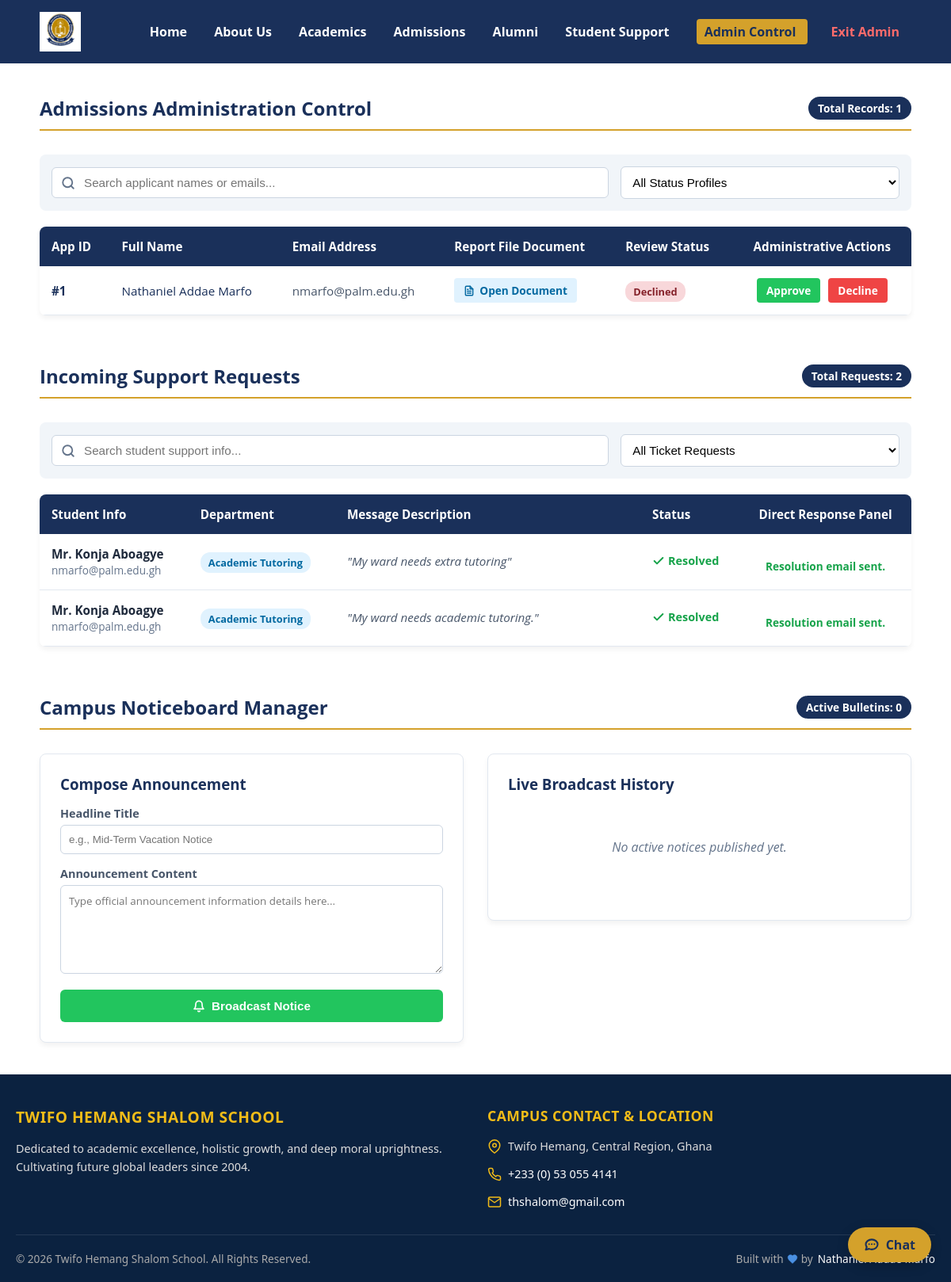
The app's page /admin/dashboard (signed in), older data.
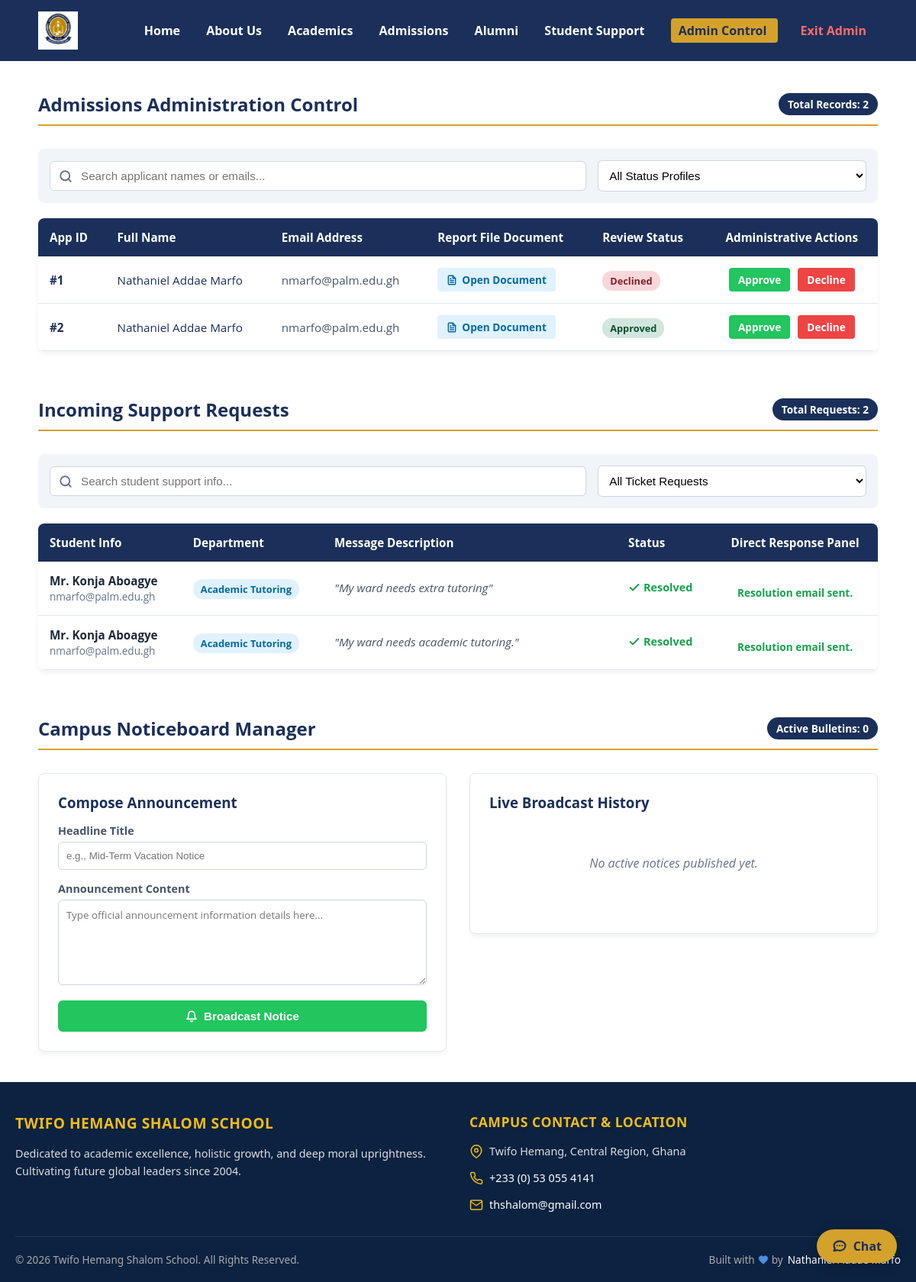
The same page, newer data.
### app.py (models this page shows)
class Application(db.Model):
    id = db.Column(db.Integer, primary_key=True)
    first_name = db.Column(db.String(50), nullable=False)
    last_name = db.Column(db.String(50), nullable=False)
    email = db.Column(db.String(100), nullable=False)
    document_file = db.Column(db.String(200), nullable=True)
    status = db.Column(db.String(20), default='Pending')

class SupportRequest(db.Model):
    id = db.Column(db.Integer, primary_key=True)
    student_name = db.Column(db.String(100), nullable=False)
    student_email = db.Column(db.String(100), nullable=False)
    service_type = db.Column(db.String(50), nullable=False)
    message = db.Column(db.Text, nullable=False)
    status = db.Column(db.String(20), default='Pending')

### app.py (the view)
@app.route('/admin/dashboard')
def admin_dashboard():
    if not session.get('is_admin'):
        return redirect(url_for('admin_login'))
    all_applications = Application.query.all()
    all_support_requests = SupportRequest.query.all()
    all_posts = NewsPost.query.order_by(NewsPost.id.desc()).all()
    return render_template('admin_dashboard.html', applications=all_applications, support_requests=all_support_requests, posts=all_posts)

### templates/admin_dashboard.html (shortened to what this page needs)
{% extends 'base.html' %}
{% block content %}
<section style="padding: 40px; max-width: 1100px; margin: 0 auto;">
    <div style="display: flex; justify-content: space-between; align-items: center; border-bottom: 2px solid var(--color-gold); padding-bottom: 10px; margin-bottom: 30px;">
        <h2 style="color: var(--color-blue); margin: 0;">Admissions Administration Control</h2>
        <span style="background: var(--color-blue); color: white; padding: 5px 12px; border-radius: 20px; font-size: 0.85rem; font-weight: bold;">
            Total Records: {{ applications|length }}
        </span>
    </div>
    <div style="display: flex; gap: 15px; margin-bottom: 20px; background: #f1f5f9; padding: 15px; border-radius: 8px; align-items: center;">
        <div style="flex: 2; position: relative; display: flex; align-items: center;">
            <svg xmlns="http://www.w3.org/2000/svg" width="18" height="18" viewBox="0 0 24 24" fill="none" stroke="#64748b" stroke-width="2.5" stroke-linecap="round" stroke-linejoin="round" style="position: absolute; left: 12px;">
                <circle cx="11" cy="11" r="8"></circle>
                <line x1="21" y1="21" x2="16.65" y2="16.65"></line>
            </svg>
            <input type="text" id="admissionsSearchInput" onkeyup="filterAdmissionsTable()" placeholder="Search applicant names or emails..."
                   style="width: 100%; padding: 10px 10px 10px 40px; border: 1px solid #cbd5e1; border-radius: 6px; box-sizing: border-box; font-size: 0.95rem;">
        </div>
        <div style="flex: 1;">
            <select id="admissionsStatusFilter" onchange="filterAdmissionsTable()"
                    style="width: 100%; padding: 10px; border: 1px solid #cbd5e1; border-radius: 6px; background-color: white; font-size: 0.95rem; height: 41px;">
                <option value="ALL">All Status Profiles</option>
            </select>
        </div>
    </div>
    {% if applications|length == 0 %}
    <p style="text-align: center; color: #666; padding: 40px; border: 1px dashed #ccc; border-radius: 6px; margin-bottom: 50px;">
        No registration application requests have been logged inside the database store yet.
    </p>
    {% else %}
    <div style="overflow-x: auto; box-shadow: 0 4px 6px rgba(0,0,0,0.05); border-radius: 8px; margin-bottom: 60px;">
        <table style="width: 100%; border-collapse: collapse; text-align: left; background: white; font-size: 0.95rem;">
            <thead>
                <tr style="background-color: var(--color-blue); color: white;">
                    <th style="padding: 15px;">App ID</th>
                    <th style="padding: 15px;">Full Name</th>
                    <th style="padding: 15px;">Email Address</th>
                    <th style="padding: 15px;">Report File Document</th>
                    <th style="padding: 15px;">Review Status</th>
                    <th style="padding: 15px; text-align: center;">Administrative Actions</th>
                </tr>
            </thead>
            <tbody id="admissionsTableBody">
                {% for app in applications %}
                <tr style="border-bottom: 1px solid #e2e8f0; transition: background 0.2s;" onmouseover="this.style.backgroundColor='#f8fafc'" onmouseout="this.style.backgroundColor='transparent'">
                    <td style="padding: 15px; font-weight: bold;">#{{ app.id }}</td>
                    <td style="padding: 15px;">{{ app.first_name }} {{ app.last_name }}</td>
                    <td style="padding: 15px; color: #475569;">{{ app.email }}</td>
                    <td style="padding: 15px;">
                        {% if app.document_file %}
                            <a href="{{ url_for('static', filename='uploads/' ~ app.document_file) }}"
                               target="_blank" download
                                style="text-decoration: none; color: #0369a1; background: #e0f2fe; padding: 6px 12px; border-radius: 4px; font-size: 0.85rem; font-weight: bold; display: inline-flex; align-items: center; gap: 6px;">
                                Open Document
                            </a>
                        {% else %}
                            <span style="color: #94a3b8; font-style: italic; font-size: 0.85rem;">No attachment</span>
                        {% endif %}
                    </td>
                    <td style="padding: 15px;">
                        {% if app.status == 'Pending' %}
                            <span style="background: #fef3c7; color: #d97706; padding: 4px 10px; border-radius: 12px; font-weight: bold; font-size: 0.8rem;">Pending</span>
                        {% elif app.status == 'Approved' %}
                            <span style="background: #d1e7dd; color: #0f5132; padding: 4px 10px; border-radius: 12px; font-weight: bold; font-size: 0.8rem;">Approved</span>
                        {% else %}
                            <span style="background: #f8d7da; color: #842029; padding: 4px 10px; border-radius: 12px; font-weight: bold; font-size: 0.8rem;">Declined</span>
                        {% endif %}
                    </td>
                    <td style="padding: 15px; text-align: center; display: flex; gap: 10px; justify-content: center;">
                        <a href="/admin/update_status/{{ app.id }}/Approved" style="text-decoration: none; color: white; background: #22c55e; padding: 6px 12px; border-radius: 4px; font-size: 0.85rem; font-weight: bold;">Approve</a>
                        <a href="/admin/update_status/{{ app.id }}/Declined" style="text-decoration: none; color: white; background: #ef4444; padding: 6px 12px; border-radius: 4px; font-size: 0.85rem; font-weight: bold;">Decline</a>
                    </td>
                </tr>
                {% endfor %}
            </tbody>
        </table>
    </div>
    {% endif %}
    <div style="display: flex; justify-content: space-between; align-items: center; border-bottom: 2px solid var(--color-gold); padding-bottom: 10px; margin-bottom: 30px;">
        <h2 style="color: var(--color-blue); margin: 0;">Incoming Support Requests</h2>
        <span style="background: var(--color-blue); color: white; padding: 5px 12px; border-radius: 20px; font-size: 0.85rem; font-weight: bold;">
            Total Requests: {{ support_requests|length }}
        </span>
    </div>
    <div style="display: flex; gap: 15px; margin-bottom: 20px; background: #f1f5f9; padding: 15px; border-radius: 8px; align-items: center;">
        <div style="flex: 2; position: relative; display: flex; align-items: center;">
            <svg xmlns="http://www.w3.org/2000/svg" width="18" height="18" viewBox="0 0 24 24" fill="none" stroke="#64748b" stroke-width="2.5" stroke-linecap="round" stroke-linejoin="round" style="position: absolute; left: 12px;">
                <circle cx="11" cy="11" r="8"></circle>
                <line x1="21" y1="21" x2="16.65" y2="16.65"></line>
            </svg>
            <input type="text" id="supportSearchInput" onkeyup="filterSupportTable()" placeholder="Search student support info..."
                   style="width: 100%; padding: 10px; border: 1px solid #cbd5e1; border-radius: 6px; box-sizing: border-box; padding-left: 40px; font-size: 0.95rem;">
        </div>
        <div style="flex: 1;">
            <select id="supportStatusFilter" onchange="filterSupportTable()"
                    style="width: 100%; padding: 10px; border: 1px solid #cbd5e1; border-radius: 6px; background-color: white; font-size: 0.95rem; height: 41px;">
                <option value="ALL">All Ticket Requests</option>
            </select>
        </div>
    </div>
    {% if support_requests|length == 0 %}
    <p style="text-align: center; color: #666; padding: 40px; border: 1px dashed #ccc; border-radius: 6px; margin-bottom: 50px;">
        No help requests have been logged inside the database store yet.
    </p>
    {% else %}
    <div style="overflow-x: auto; box-shadow: 0 4px 6px rgba(0,0,0,0.05); border-radius: 8px; margin-bottom: 60px;">
        <table style="width: 100%; border-collapse: collapse; text-align: left; background: white; font-size: 0.95rem;">
            <thead>
                <tr style="background-color: var(--color-blue); color: white;">
                    <th style="padding: 15px;">Student Info</th>
                    <th style="padding: 15px;">Department</th>
                    <th style="padding: 15px; width: 35%;">Message Description</th>
                    <th style="padding: 15px;">Status</th>
                    <th style="padding: 15px; text-align: center;">Direct Response Panel</th>
                </tr>
            </thead>
            <tbody id="supportTableBody">
                {% for req in support_requests %}
                <tr style="border-bottom: 1px solid #e2e8f0; transition: background 0.2s;" onmouseover="this.style.backgroundColor='#f8fafc'" onmouseout="this.style.backgroundColor='transparent'">
                    <td style="padding: 15px;">
                        <strong style="color: #1e293b;">{{ req.student_name }}</strong><br>
                        <span style="color: #64748b; font-size: 0.85rem;">{{ req.student_email }}</span>
                    </td>
                    <td style="padding: 15px;">
                        <span style="background: #e0f2fe; color: #0369a1; padding: 4px 10px; border-radius: 12px; font-size: 0.8rem; font-weight: bold;">{{ req.service_type }}</span>
                    </td>
                    <td style="padding: 15px; color: #475569; font-style: italic; line-height: 1.4;">"{{ req.message }}"</td>
                    <td style="padding: 15px; font-weight: bold;">
                        {% if req.status == 'Resolved' %}
                            <span style="color: #16a34a; font-size: 0.9rem; display: inline-flex; align-items: center; gap: 4px;">
                                <svg xmlns="http://www.w3.org/2000/svg" width="16" height="16" viewBox="0 0 24 24" fill="none" stroke="currentColor" stroke-width="3" stroke-linecap="round" stroke-linejoin="round"><polyline points="20 6 9 17 4 12"></polyline></svg>
                                Resolved
                            </span>
                        {% endif %}
                    </td>
                    <td style="padding: 15px;">
                        {% if req.status == 'Pending' %}
                            <form action="{{ url_for('reply_support', request_id=req.id) }}" method="POST" style="display: flex; flex-direction: column; gap: 8px;">
                                <textarea name="admin_reply" placeholder="Type instructions here..." required style="width: 100%; border: 1px solid #cbd5e1; border-radius: 6px; padding: 8px; font-size: 0.85rem; font-family: inherit; resize: vertical; box-sizing: border-box;"></textarea>
                                <button type="submit" style="background: var(--color-blue); color: white; border: none; padding: 6px 12px; font-size: 0.8rem; border-radius: 4px; font-weight: bold; align-self: flex-end; cursor: pointer; display: inline-flex; align-items: center; gap: 6px;">
                                    <svg xmlns="http://www.w3.org/2000/svg" width="12" height="12" viewBox="0 0 24 24" fill="none" stroke="currentColor" stroke-width="2.5" stroke-linecap="round" stroke-linejoin="round"><path d="M4 4h16c1.1 0 2 .9 2 2v12c0 1.1-.9 2-2 2H4c-1.1 0-2-.9-2-2V6c0-1.1.9-2 2-2z"></path><polyline points="22,6 12,13 2,6"></polyline></svg>
                                    Send Reply
                                </button>
                            </form>
                        {% else %}
                            <div style="text-align: center; color: #16a34a; font-size: 0.85rem; font-weight: bold; padding-top: 10px;">Resolution email sent.</div>
                        {% endif %}
                    </td>
                </tr>
                {% endfor %}
            </tbody>
        </table>
    </div>
    {% endif %}
    <div style="display: flex; justify-content: space-between; align-items: center; border-bottom: 2px solid var(--color-gold); padding-bottom: 10px; margin-top: 50px; margin-bottom: 30px;">
        <h2 style="color: var(--color-blue); margin: 0;">Campus Noticeboard Manager</h2>
        <span style="background: var(--color-blue); color: white; padding: 5px 12px; border-radius: 20px; font-size: 0.85rem; font-weight: bold;">Active Bulletins: {{ posts|length }}</span>
    </div>
    <div style="display: grid; grid-template-columns: 1fr 1fr; gap: 30px; align-items: start;">
        <form action="{{ url_for('add_news') }}" method="POST" style="background: white; padding: 25px; border-radius: 8px; box-shadow: 0 4px 6px rgba(0,0,0,0.05); border: 1px solid #e2e8f0;">
            <h3 style="color: var(--color-blue); margin-top:0; margin-bottom: 15px;">Compose Announcement</h3>
            <div style="margin-bottom: 15px;">
                <label style="display:block; margin-bottom: 5px; font-weight:bold; color: #475569; font-size: 0.9rem;">Headline Title</label>
                <input type="text" name="title" placeholder="e.g., Mid-Term Vacation Notice" required style="width:100%; padding:10px; border:1px solid #cbd5e1; border-radius:6px; box-sizing:border-box;">
            </div>
            <div style="margin-bottom: 15px;">
                <label style="display:block; margin-bottom: 5px; font-weight:bold; color: #475569; font-size: 0.9rem;">Announcement Content</label>
                <textarea name="content" rows="5" placeholder="Type official announcement information details here..." required style="width:100%; padding:10px; border:1px solid #cbd5e1; border-radius:6px; font-family:inherit; box-sizing:border-box; resize:vertical;"></textarea>
            </div>
            <button type="submit" style="background: #22c55e; color: white; border: none; padding: 12px; font-weight: bold; border-radius: 6px; cursor: pointer; width: 100%; display: inline-flex; align-items: center; justify-content: center; gap: 8px; font-size: 0.95rem;">
                <svg xmlns="http://www.w3.org/2000/svg" width="16" height="16" viewBox="0 0 24 24" fill="none" stroke="currentColor" stroke-width="2.5" stroke-linecap="round" stroke-linejoin="round"><path d="M18 8A6 6 0 0 0 6 8c0 7-3 9-3 9h18s-3-2-3-9"></path><path d="M13.73 21a2 2 0 0 1-3.46 0"></path></svg>
                Broadcast Notice
            </button>
        </form>
        <div style="background: white; padding: 25px; border-radius: 8px; box-shadow: 0 4px 6px rgba(0,0,0,0.05); border: 1px solid #e2e8f0; max-height: 410px; overflow-y: auto;">
            <h3 style="color: var(--color-blue); margin-top:0; margin-bottom: 15px;">Live Broadcast History</h3>
            {% if not posts %}
                <p style="color: #64748b; font-style: italic; text-align: center; padding: 40px 0;">No active notices published yet.</p>
            {% endif %}
        </div>
    </div>
</section>
{% endblock %}

Row changes from the older to the newer data that the page shows:
added Application: id "2", first_name "Nathaniel", last_name "Addae Marfo", email "nmarfo@palm.edu.gh", status "Approved"
Text that changed along with them:
{{ applications|length }}: "1" → "2"
